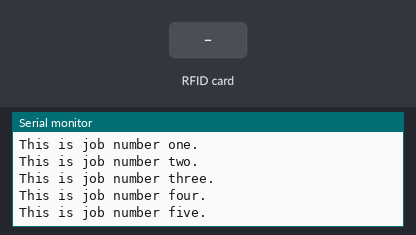
The sketch below on a simulated Arduino Uno, built with avr-gcc and run on an emulated ATmega328P. On the bench: the last lines printed to the serial monitor. Inputs (shaded band) come from the test bench.

Above: at 3.3 s.
3.4 s: RFID card 5E 7A 19 C4 held to the reader
At 3.8 s:
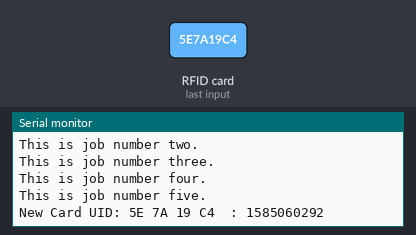
At 6.2 s:
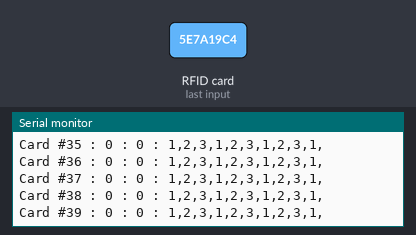
Timing chart, 0 to 7.7 s (numbered marks = the images above; inputs shaded):
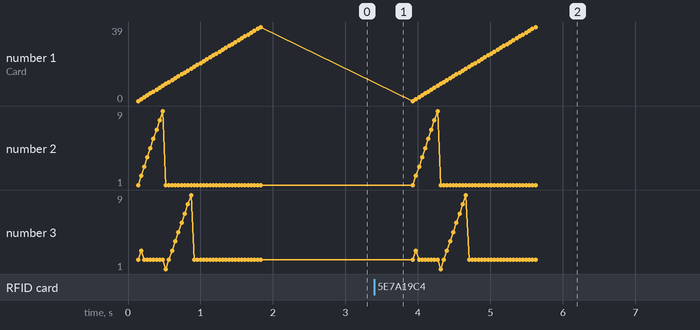

The sketch:

DumpUIDToHeader.ino
```cpp
#include <SPI.h>
#include <MFRC522.h>

#include "data.h"
#include "prototypes.h"

#define RST_PIN         9          // Configurable, see typical pin layout above
#define SS_PIN          10         // Configurable, see typical pin layout above

MFRC522 mfrc522(SS_PIN, RST_PIN);  // Create MFRC522 instance

MFRC522::MIFARE_Key key;

//byte newCard[6];
byte lastCard[] = {0,0,0,0,0,0};


unsigned long newCardID;

long lastUidRead;


void setup() {
	Serial.begin(9600);		// Initialize serial communications with the PC
	while (!Serial);		// Do nothing if no serial port is opened (added for Arduinos based on ATMEGA32U4)
	SPI.begin();			// Init SPI bus
	mfrc522.PCD_Init();		// Init MFRC522
	mfrc522.PCD_DumpVersionToSerial();	// Show details of PCD - MFRC522 Card Reader details
	Serial.println(F("Scan PICC to see UID, SAK, type, and data blocks..."));

  // Prepare key - all keys are set to FFFFFFFFFFFFh at chip delivery from the factory.
  for (byte i = 0; i < 6; i++) {
    key.keyByte[i] = 0xFF;
  }

  //Initialise Cards
  for (int i = 0; i < MAX_CARDS; i++) {
      cards[i].cardID = NO_ID;
      cards[i].currentJobIndex = 0;
      //for (int ji = 0; ji < MAX_JOBS_PER_CARD; ji++) {
        //cards[i].jobList[ji] = NO_JOB;
        cards[i].jobList = jobListArray[i];
     //}
   }

  /* Data for cards */
  /*cards[0].cardID = 1;
  cards[0].currentJobIndex = 0;
  cards[0].jobList[0] = 1;
  cards[0].jobList[1] = 2;*/

  //cards[1].cardID = 2;
  //cards[1].currentJobIndex = 0;
  //cards[1].jobList[] = {1,2,3,4,5,6,7,8,9,10}
  dumpCardList();
  printAllJobStrings();

  lastUidRead = 0;

 }

void loop() {
	// Look for new cards
	if ( ! mfrc522.PICC_IsNewCardPresent()) {
		return;
	}

	// Select one of the cards
	if ( ! mfrc522.PICC_ReadCardSerial()) {
		return;
    delay(50);
	}


    //if (!cardCmp(mfrc522.uid.uidByte, lastCard, mfrc522.uid.size)){
    if ((millis()-lastUidRead) > 2000) {
        printCardID();
        updateLastCard(lastCard, mfrc522.uid.size);

        newCardID = UIDBytesIntoLong(mfrc522.uid.uidByte, mfrc522.uid.size);

        if (!isCardInList(newCardID)){
          //If it isnt in list add it
          addCardToList(newCardID);
          dumpCardList();
        } else {
          //Increment number of times swiped
          incrementJobIndex(newCardID);
          printCurrentJobString(newCardID);
          //dumpCardList();
        }

        lastUidRead = millis();
    }
}

int cardCmp(byte *cardID1, byte *cardID2, byte bufferSize) {
    for (byte i = 0; i < bufferSize; i++) {
      if (cardID1[i] != cardID2[i]){
        return 0; //is not equal
      }
    }
    return 1; //is equal
}
/*
int cardCmp(unsigned long cardID1, unsigned long cardID2){
  for (byte i = 0; i < mfrc522.uid.size; i++) {
    if (lastCard[i] != mfrc522.uid.uidByte[i]){
      return 0; //is not equal
    }
  }
  return 1; //is equal
}*/

int isCardInList(unsigned long newCardID){
  //compared unsigned long to each element in list
  for (int i = 0; i < MAX_CARDS; i++) {
     if (cards[i].cardID == newCardID){
      Serial.println("is in list");
      return 1; //is in list
     }
  }
  Serial.println("not in list");
  return 0; //is not in list
}

int addCardToList(unsigned long newCardID){
  Serial.println("Adding entry to list:");
  //Serial.print(key_long);
  for (int i = 0; i < MAX_CARDS; i++) {
    if (cards[i].cardID == NO_ID){
      cards[i].cardID = newCardID;
      return 1;
    }
  }
  return 0;
}

void dumpCardList(){
  for (int i = 0; i < MAX_CARDS; i++) {
      Serial.print("Card #");
      Serial.print(i);
      Serial.print(" : ");
      Serial.print(cards[i].cardID);
      Serial.print(" : ");
      Serial.print(cards[i].currentJobIndex);
      Serial.print(" : ");
      for (int ji = 0; ji < MAX_JOBS_PER_CARD; ji++) {
        Serial.print(cards[i].jobList[ji]);
        Serial.print(",");
     }
     Serial.println(" ");
   }
}

void dumpCard(unsigned int i){
  Serial.print("Card #");
  Serial.print(i);
  Serial.print(" : ");
  Serial.print(cards[i].cardID);
  Serial.print(" : ");
  Serial.print(cards[i].currentJobIndex);
  Serial.print(" : ");
  for (int ji = 0; ji < MAX_JOBS_PER_CARD; ji++) {
    Serial.print(cards[i].jobList[ji]);
    Serial.print(",");
  }
  Serial.println(" ");
}

void updateLastCard(byte *buffer, byte bufferSize) {
    for (byte i = 0; i < bufferSize; i++) {
      lastCard[i] = mfrc522.uid.uidByte[i];
    }
}


void dumpByteArray(byte *buffer, byte bufferSize) {
    for (byte i = 0; i < bufferSize; i++) {
        Serial.print(buffer[i] < 0x10 ? " 0" : " ");
        Serial.print(buffer[i], HEX);
    }
}

/*Called like: UIDBytesIntoLong(mfrc522.uid.uidByte, mfrc522.uid.size);*/
unsigned long UIDBytesIntoLong(byte *uidBytes, byte arraySize=4){
  unsigned long id;
  unsigned long buf;

  id, buf = 0;

  for (int i=0; i<4; i++){
    buf = uidBytes[i]; // << ((3-i)*8);
    buf = buf << ((3-i)*8);
    id += buf;
  }

  return id;
}

void printCardID(){
  unsigned long key_long;

  Serial.print(F("New Card UID:"));
  dumpByteArray(mfrc522.uid.uidByte, mfrc522.uid.size);
  Serial.print(F("  : "));
  key_long = UIDBytesIntoLong(mfrc522.uid.uidByte, mfrc522.uid.size);
  Serial.print(key_long);
  Serial.println();
  delay(500);
}

int incrementJobIndex(unsigned long newCardID){
  Serial.println("Incrementing current job index for card");
  //Serial.print(key_long);
  for (int i = 0; i < MAX_CARDS; i++) {
    if (cards[i].cardID == newCardID){
      if (cards[i].currentJobIndex < MAX_JOBS_PER_CARD){
        cards[i].currentJobIndex++;
        return 1;
      }
    }
  }
  return 0;
}

void printAllJobStrings(){
  char buffer[JOB_STRING_LENGTH];    // make sure this is large enough for the largest string it must hold

  for (int i = 0; i < 6; i++){
    /* Using the string table in program memory requires the use of special functions to retrieve the data.
     The strcpy_P function copies a string from program space to a string in RAM ("buffer").
     Make sure your receiving string in RAM  is large enough to hold whatever
     you are retrieving from program space. */
    strcpy_P(buffer, (char*)pgm_read_word(&(jobStringTable[i])));

    Serial.println(buffer);
    delay( 50 );
    }
}

int printCurrentJobString(unsigned long newCardID){
  char buffer[JOB_STRING_LENGTH];    // make sure this is large enough for the largest string it must hold
  unsigned int jobIndex;

  for (int i = 0; i < MAX_CARDS; i++) {
    if (cards[i].cardID == newCardID){
        //Serial.println(cards[i].currentJobIndex);
        //Serial.println(cards[i].jobList[cards[i].currentJobIndex]);
        jobIndex = cards[i].jobList[cards[i].currentJobIndex];
        strcpy_P(buffer, (char*)pgm_read_word(&(jobStringTable[jobIndex])));
        Serial.println(buffer);
        return 1;

    }
  }
  Serial.print("printCurrentJobString Fail");
  return 0;
}
```

prototypes.h
```cpp
/*Prototype funcs*/

int isCardInList(unsigned long newCardID);
int addCardToList(unsigned newCardID);
void dumpCardList();
void updateLastCard(byte *buffer, byte bufferSize);
void dumpByteArray(byte *buffer, byte bufferSize);
void printCardID();
unsigned long UIDBytesIntoLong(byte *uidBytes, byte arraySize);
int incrementJobIndex(unsigned long newCardID);
void printAllJobStrings();
int printCurrentJobString(unsigned long newCardID);
int cardCmp(byte *cardID1, byte *cardID2, byte bufferSize);
void dumpCard(unsigned int i);
```

Source omitted: data.h (data table, 2562 bytes)

Measured:
- after the input at 3.4 s, the serial monitor: prints a new line at once (image 1)
